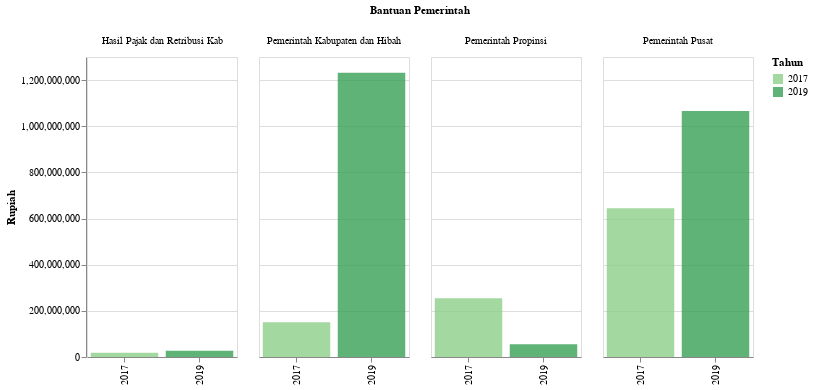

Notebook code cell kept with this figure:
### Code cell
plot_3(df_2,'Rupiah','Bantuan Pemerintah',150)

### Figure 1 — Vega-Lite specification as saved in the notebook (floating-point values rounded to 4 significant figures)
{"config": {"view": {"continuousWidth": 400, "continuousHeight": 300}}, "data": {"name": "data-8b75cc3cbe1d8b5cc9393616b6c1f001"}, "mark": {"type": "bar", "opacity": 0.8}, "encoding": {"color": {"condition": {"type": "nominal", "field": "Tahun", "scale": {"scheme": "greens"}, "selection": "selector242"}, "value": "lightgray"}, "column": {"type": "nominal", "field": "Keterangan", "title": "Bantuan Pemerintah"}, "tooltip": [{"type": "quantitative", "field": "Tahun"}, {"type": "nominal", "field": "Keterangan"}, {"type": "quantitative", "field": "N"}, {"type": "nominal", "field": "Satuan"}], "x": {"type": "ordinal", "field": "Tahun", "title": ""}, "y": {"type": "quantitative", "axis": {"tickMinStep": 1}, "field": "N", "title": "Rupiah"}}, "resolve": {"scale": {"x": "independent"}}, "selection": {"selector242": {"type": "single", "encodings": ["x", "color"]}, "selector245": {"type": "interval", "bind": "scales", "encodings": ["x", "y"]}}, "width": 150, "$schema": "https://vega.github.io/schema/vega-lite/v4.8.1.json", "datasets": {"data-8b75cc3cbe1d8b5cc9393616b6c1f001": [{"Tahun": 2017, "Kode": 6, "Data": "Bantuan Pemerintah", "Kode Kategori": 6.1, "Kategori": "Pemerintah Pusat", "Keterangan": "Pemerintah Pusat", "N": 644700000.0, "Satuan": "Rupiah", "Jumlah": "Rp 644.7 Juta"}, {"Tahun": 2017, "Kode": 6, "Data": "Bantuan Pemerintah", "Kode Kategori": 6.1, "Kategori": "Pemerintah Propinsi", "Keterangan": "Pemerintah Propinsi", "N": 255000000.0, "Satuan": "Rupiah", "Jumlah": "Rp 255.0 Juta"}, {"Tahun": 2017, "Kode": 6, "Data": "Bantuan Pemerintah", "Kode Kategori": 6.1, "Kategori": "Pemerintah Kabupaten dan Hibah", "Keterangan": "Pemerintah Kabupaten dan Hibah", "N": 151000000.0, "Satuan": "Rupiah", "Jumlah": "Rp 151.0 Juta"}, {"Tahun": 2017, "Kode": 6, "Data": "Bantuan Pemerintah", "Kode Kategori": 6.1, "Kategori": "Hasil Pajak dan Retribusi Kab", "Keterangan": "Hasil Pajak dan Retribusi Kab", "N": 18700000.0, "Satuan": "Rupiah", "Jumlah": "Rp 18.7 Juta"}, {"Tahun": 2019, "Kode": 6, "Data": "Bantuan Pemerintah", "Kode Kategori": 6.1, "Kategori": "Pemerintah Pusat", "Keterangan": "Pemerintah Pusat", "N": 1066000000.0, "Satuan": "Rupiah", "Jumlah": "Rp 1065.7 Juta"}, {"Tahun": 2019, "Kode": 6, "Data": "Bantuan Pemerintah", "Kode Kategori": 6.1, "Kategori": "Pemerintah Propinsi", "Keterangan": "Pemerintah Propinsi", "N": 55000000.0, "Satuan": "Rupiah", "Jumlah": "Rp 55.0 Juta"}, {"Tahun": 2019, "Kode": 6, "Data": "Bantuan Pemerintah", "Kode Kategori": 6.1, "Kategori": "Pemerintah Kabupaten dan Hibah", "Keterangan": "Pemerintah Kabupaten dan Hibah", "N": 1232000000.0, "Satuan": "Rupiah", "Jumlah": "Rp 1231.7 Juta"}, {"Tahun": 2019, "Kode": 6, "Data": "Bantuan Pemerintah", "Kode Kategori": 6.1, "Kategori": "Hasil Pajak dan Retribusi Kab", "Keterangan": "Hasil Pajak dan Retribusi Kab", "N": 26720000.0, "Satuan": "Rupiah", "Jumlah": "Rp 26.7 Juta"}]}}
